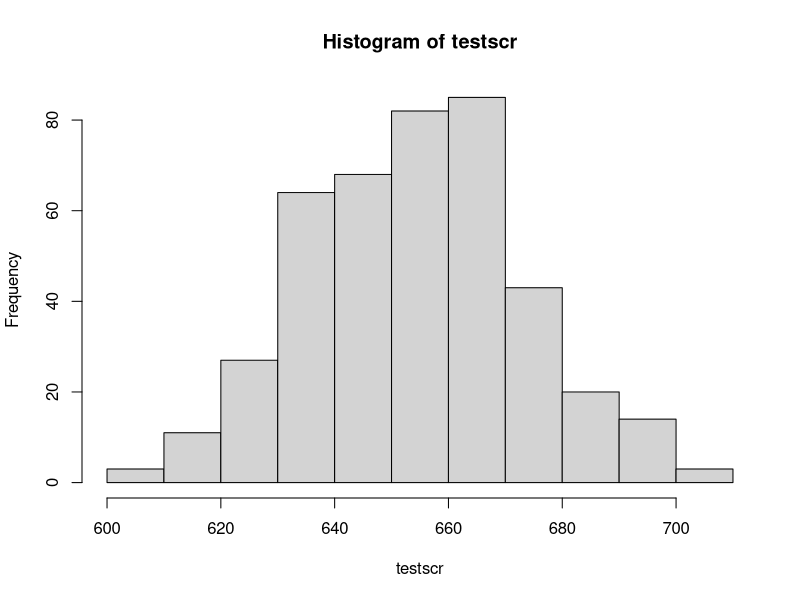
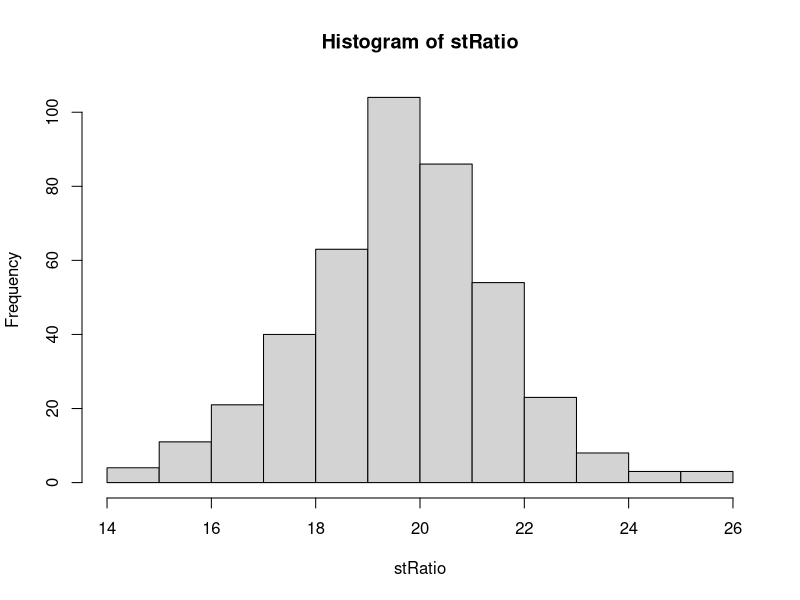
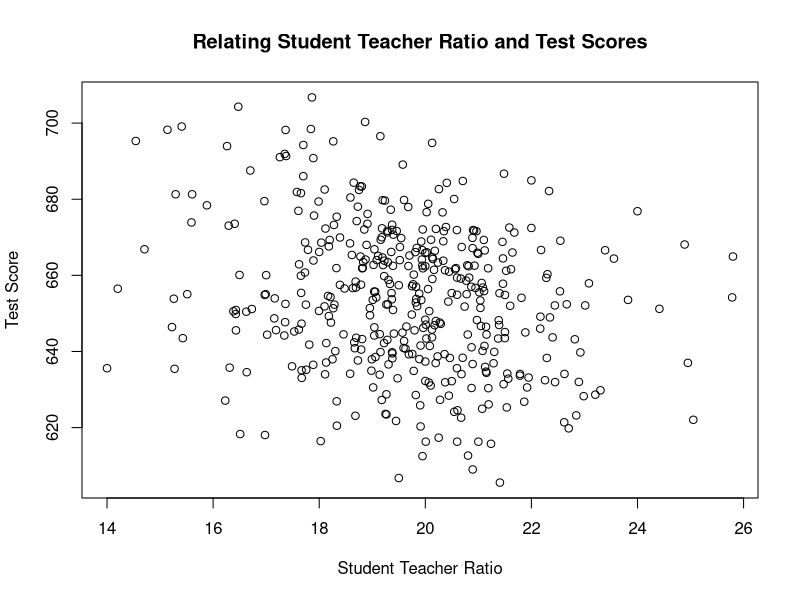
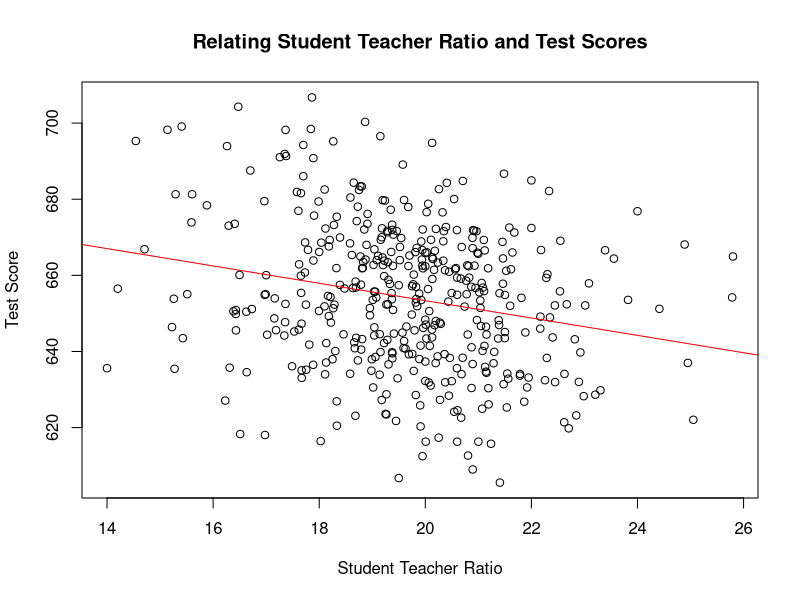
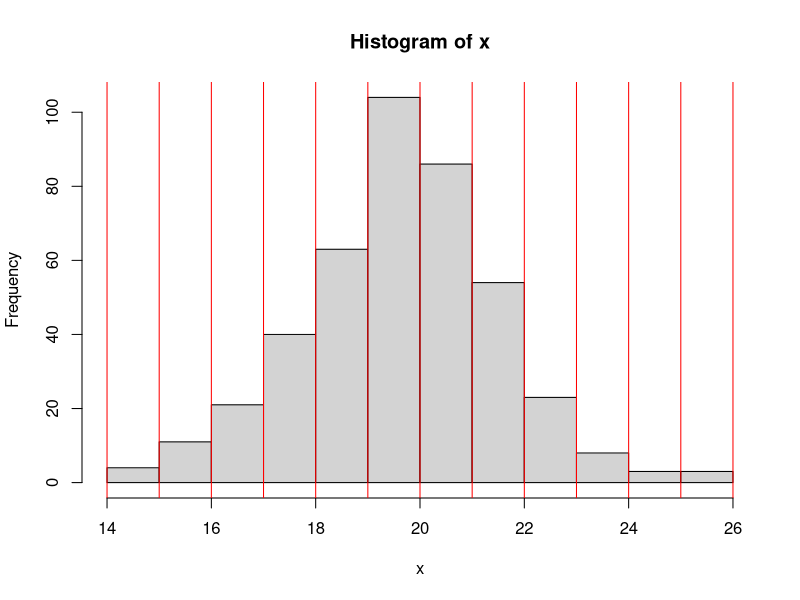
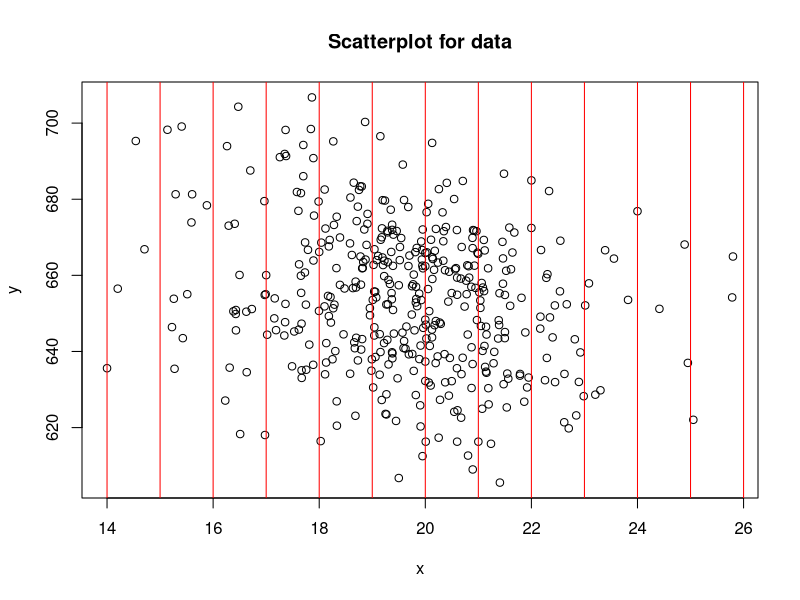
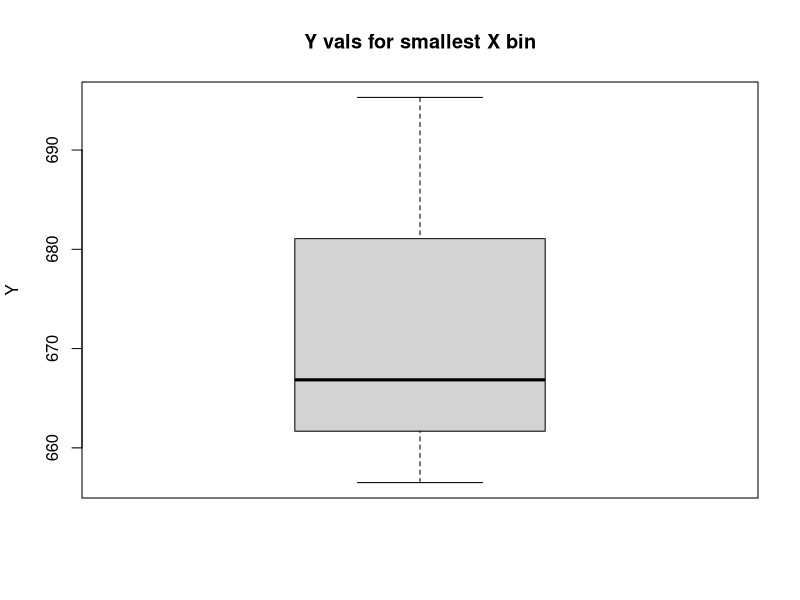
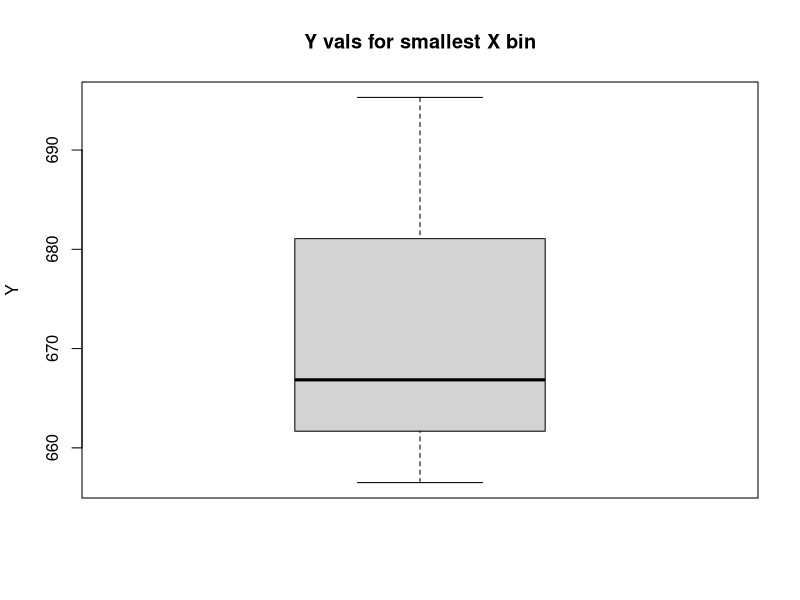

The R script that drew these images, in order:
# data = read.table('http://www.stat.washington.edu/tsr/s509/examples/caschool.csv',header=TRUE,sep=",")

data = read.table('caschool.csv', header=TRUE, sep=",")

# see column names
names(data)

summary(data$enrl_tot)
summary(data$teachers)

students = data$enrl_tot
teachers = data$teachers
testscr = data$testscr

# stRatio = teachers/students
stRatio = students/teachers
hist(testscr)
hist(stRatio)

plot(stRatio,testscr, xlab="Student Teacher Ratio", ylab="Test Score", 
     main="Relating Student Teacher Ratio and Test Scores")


#let's fit a linear model

fit = lm(testscr ~ stRatio)
fit # just the coefficients
# Note that an intercept term is included by default

summary(fit) # more information on the fit
fit$coef # accessing the intercept and slope
cor(testscr,stRatio) #find the correlation
cor(testscr,stRatio)^2 #find the squared correlation

plot(stRatio,testscr, xlab="Student Teacher Ratio", ylab="Test Score", 
     main="Relating Student Teacher Ratio and Test Scores")
abline(fit, col="red") #put the regression line on the plot

print(paste("a) The best linear predictor:"))
print(summary(fit))

# b) The approximate conditional expectation function 
#   E[Test Score | Student Teacher Ratio] via binning 
#   Student Teacher Ratio.

x = stRatio
y = testscr

hx <- hist(x)
abline(v=hx$breaks,col="red")


plot(x,y,main="Scatterplot for data")
abline(v=hx$breaks,col="red")

z = rep(0,length(x))
bin.no = rep(0,length(x))
for (i in 1:(length(hx$breaks)-1)){
  z <- z + rep(hx$mid[i],length(x))*((x > hx$breaks[i]) & (x < hx$breaks[i+1]))
  bin.no <- bin.no + rep(i,length(x))*((x > hx$breaks[i]) & (x < hx$breaks[i+1]))
}

### Let's look at some of these subgroups
boxplot(y[z==hx$mid[1]],main="Y vals for smallest X bin",ylab="Y") # Y values for observations in smallest X bin
boxplot(y[bin.no==1],main="Y vals for smallest X bin",ylab="Y") # Y values for observations in smallest X bin; same thing

boxplot(y[z==hx$mid[2]],main="Y vals for sec. smallst X bin",ylab="Y") # Y values for obs. in second smallest X bin
boxplot(y[z==hx$mid[length(hx$breaks)-1]],main="Y vals for largest X bin",ylab="Y") # Y values for obs. in largest X bin

boxplot(y~z,main="Boxplots for each bin") # all at once!

plot(x,y,main="Scatterplot for data")
abline(v=hx$mid,col="red") # just to give the picture of what we are doing


mean.y.given.x = rep(NA,length(hx$mid))
sd.y.given.x = rep(NA,length(hx$mid))
var.y.given.x = rep(NA,length(hx$mid))
for(i in 1:length(hx$mid)){
  if(hx$counts[i]>0){
    mean.y.given.x[i] = mean(y[z==hx$mid[i]])
    sd.y.given.x[i] = sd(y[z==hx$mid[i]])
    var.y.given.x[i] = sd.y.given.x[i]^2
  }}

mean.y.given.x
# how to plot both at same time
plot(x, y)
plot(hx$mid,mean.y.given.x,type="l",xlab="student teacher ratio",ylab="test score",
     col="blue",
     xlim=c(min(x),max(x)),ylim=c(min(y),max(y)))
abline(fit, col="red")

loess.fit = loess(y ~ x)
points(sort(x),predict(loess.fit,data.frame(x=sort(x))),col="green",type="l")
points(x,y,type="p")#,pch="+")
legend('topright',c("linear","binned E(Y|X)","Loess"),
       col=c('red','blue','green'), lty = c(1,1,1))

